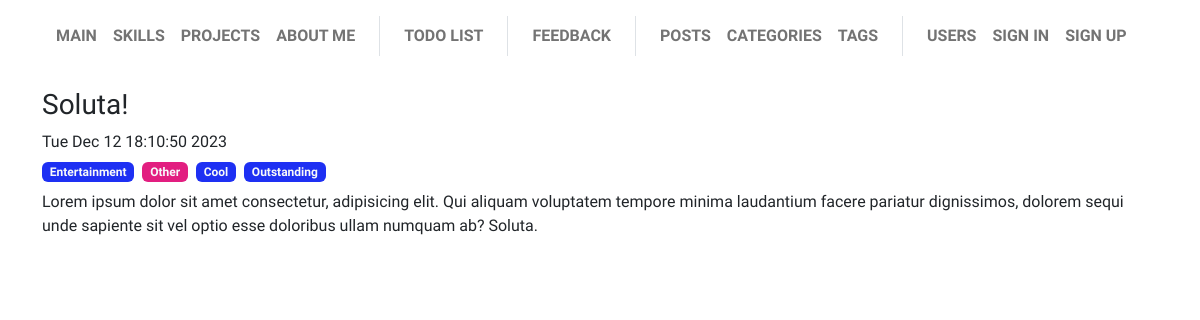
Screenshot of /post/2 with the database file from the repository.
### app/post/models.py (models this page shows, shortened)
class Post(db.Model):
    __tablename__ = "post"
    id = Column(Integer, primary_key=True)
    title = Column(String(64), nullable=False)
    text = Column(String(1024), nullable=False)
    created = Column(DateTime(True), nullable=False, default=datetime.now)
    type = Column(Enum(EnumType), default='other')
    enabled = Column(Boolean, nullable=False, default=True)
    user_id = Column(Integer, ForeignKey(User.id), nullable=False)
    category_id = Column(Integer, ForeignKey(Category.id, name="fk_post_category_id"), nullable=True)
    tags: Mapped[List[Tag]] = db.relationship('Tag', secondary=post_tag_m2m, back_populates="posts")

class Category(db.Model):
    __tablename__ = "category"
    id = Column(Integer, primary_key=True)
    name = Column(String(48), nullable=False)
    posts = db.relationship('Post', backref='category', lazy=True)

class Tag(db.Model):
    __tablename__ = "tag"
    id = Column(Integer, primary_key=True)
    name = Column(String(48), nullable=False)
    posts: Mapped[List[Post]] = db.relationship(secondary=post_tag_m2m, back_populates="tags")

### app/post/views.py (the view)
@post_blueprint.route('/<int:id>', methods=["GET"])
def post(id):
    post = Post.query.get_or_404(id)
    return render_template("post/post.html", post=post)

### app/base/menu.py (called while the page is built)
@base_blueprint.app_context_processor
def inject_menu():
    return dict(menu=__menu__.__iter__(), menu_separator=__separator__)

    @property
    def url(self):
        return url_for(self.endpoint)

    @property
    def visible(self):
        return not self.visibility_lambda or self.visibility_lambda()

### app/post/models.py (called while the page is built)
    @property
    def label(self):
        match self:
            case EnumType.news:
                return 'News'
            case EnumType.publication:
                return 'Publication'
            case EnumType.other:
                return 'Other'

### app/post/templates/post/post.html (shortened to what this page needs)
{% extends "base/base.html" %}
{% block page_body %}
<h3>{{ post["title"] }}</h3>
<p class="mb-2"> {{ post["created"].ctime() }} </p>
<p class="d-flex gap-2 mb-2">
    {% if post["category"] %}
    <span class="badge text-bg-primary text-light"> {{ post["category"]["name"] }} </span>
    {% endif %}
    <span class="badge text-bg-secondary text-light"> {{ post["type"]["label"] }} </span>
    {% for tag in post["tags"] %}
        <span class="badge text-bg-primary text-light"> {{ tag["name"] }} </span>
    {% endfor %}
</p>
<p class="pre-wrap">{{ post["text"] }}</p>
{% endblock %}

### app/base/static/css/custom.css (style rules this page uses)
.pre-wrap { white-space: pre-wrap; }

### rows the page displays
Post: title "Soluta!", created.ctime "Tue Dec 12 18:10:50 2023", type.label "Other", text "Lorem ipsum dolor sit amet consectetur, adipisicing elit. Qui aliquam voluptatem tempore minima laudantium facere pariatur dignissimos, dolorem sequi unde sapiente sit vel optio esse doloribus ullam numquam ab? Soluta."
Category: category.name "Entertainment"
Tag: name "Cool"
Tag: name "Outstanding"

### other values shown
{{ item.name | upper }} "MAIN" "SKILLS" "PROJECTS" "ABOUT ME" "TODO LIST" "FEEDBACK" "POSTS" "CATEGORIES" "TAGS" "USERS" "SIGN IN" "SIGN UP"
